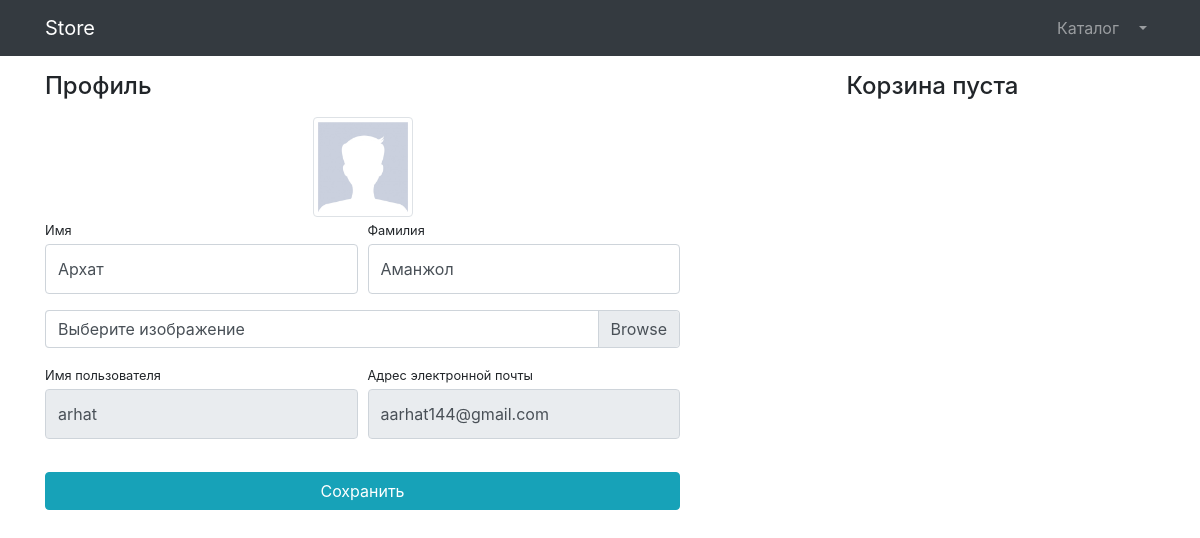
/users/profile/ (signed in), run on the app's committed database.
### users/models.py (models this page shows)
class User(AbstractUser):
    image = models.ImageField(upload_to='users_images', null=True, blank=True)

### users/views.py (the view)
# urls.py: path('profile/', profile, name='profile'),
@login_required
def profile(request):
    if request.method == 'POST':
        form = UserProfileForm(instance= request.user, data = request.POST, files=request.FILES)
        if form.is_valid():
            user = form.save(commit=False)
            if 'image' in request.FILES:  # Проверяем, есть ли файл
                user.image = request.FILES['image']  # Принудительно добавляем
            user.save()
            return HttpResponseRedirect(reverse('users:profile'))
        else:
            print(form.errors)
    else:
        form = UserProfileForm(instance=request.user)
    context = {
        'title': 'Store - Профиль',
        'form': form,
        'baskets': Basket.objects.filter(user = request.user)
        }
    return render(request, 'users/profile.html', context)

### users/forms.py
class UserProfileForm(UserChangeForm):
    first_name = forms.CharField(widget=forms.TextInput(attrs={
    'class': 'form-control py-4'
    }))
    last_name = forms.CharField(widget=forms.TextInput(attrs={
    'class': 'form-control py-4'
    }))
    image = forms.ImageField(
    widget=forms.FileInput(attrs={'class': 'custom-file-label'}),
    required=False
    )
    username = forms.CharField(widget=forms.TextInput(attrs={
    'class': 'form-control py-4',
    'readonly': True
    }))
    email = forms.EmailField(widget=forms.TextInput(attrs={
    'class': 'form-control py-4',
    'readonly': True
    }))
    class Meta:
        model = User
        fields = ('first_name', 'last_name', 'username', 'email')

### users/templates/users/profile.html (shortened to what this page needs)
{% extends "products/base.html" %}
{% load static %}
{% block css %}
    <link href="{% static 'vendor/css/profile.css' %}" rel="stylesheet"/>
{% endblock %}
{% block content %}
    <div class="container">
    <div class="row">
        <div class="col-lg-7">
            <h4 class="mt-3 mb-3">Профиль</h4>
            <div class="col-lg-12 text-center">
                <img width="100" height="100"
                     src="{% if user.image %}{{ user.image.url }}{% else %}{% static 'vendor/img/users/default_avatar.jpg' %}{% endif %}"
                     class="img-thumbnail">
            </div>
            <form action="{% url 'users:profile' %}" method="post" enctype="multipart/form-data">
                <div class="form-row">
                    <div class="col-lg-6">
                        <div class="form-group">
                            <label class="small mb-1" for="{{ form.first_name.id_for_label }}">Имя</label>
                            {{ form.first_name }}
                        </div>
                    </div>
                    <div class="col-lg-6">
                        <div class="form-group">
                            <label class="small mb-1" for="{{ form.last_name.id_for_label }}">Фамилия</label>
                            {{ form.last_name }}
                        </div>
                    </div>
                </div>
                <div class="form-row mb-2">
                    <div class="col-lg-12">
                        <div class="custom-file">
                            <label class="custom-file-label" for="{{ form.image.id_for_label}}">Выберите изображение</label>
                        </div>
                    </div>
                </div>
                <div class="form-row">
                    <div class="col-lg-6">
                        <label class="small mb-1" for="{{ form.username.id_for_label }}">Имя пользователя</label>
                        {{ form.username }}
                    </div>
                    <div class="col-lg-6">
                        <label class="small mb-1" for="{{ form.email.id_for_label }}">Адрес электронной
                            почты</label>
                        {{ form.email }}
                    </div>
                </div>
                <div class="form-row">
                    <div class="col-lg-12" style="margin-top: 33px;">
                        <input class="btn btn-info btn-block" type="submit" value="Сохранить">
                    </div>
                </div>
            </form>
        </div>
        <div class="col-lg-5">
            {% include 'products/baskets.html' %}
        </div>
    </div>
</div>
{% endblock%}

### data on the page
User: first_name "Архат", last_name "Аманжол", username "arhat", email "aarhat144@gmail.com"
